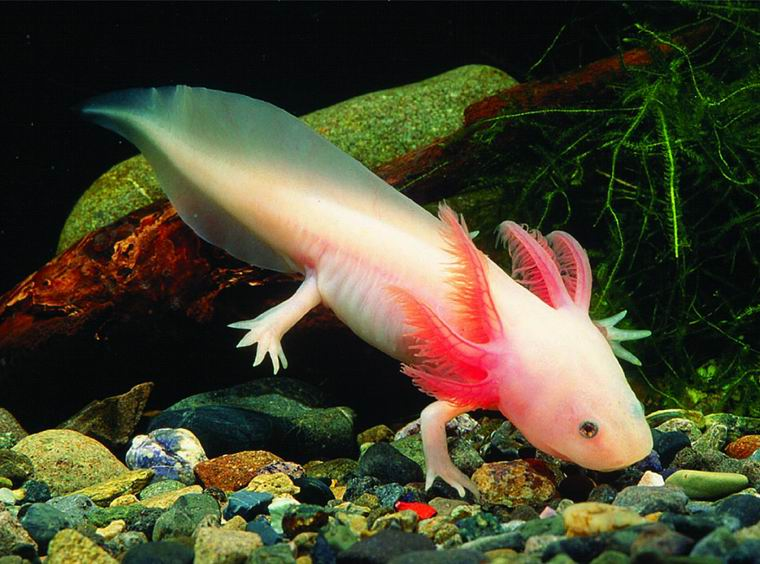
#> input picture Codigo/Resources/Complejas/Axolote.jpeg, 760 x 564 px
$ python Noise.py
#> lines starting #> are read from the running program, lines starting #| are printed output that depends on the picture
from math import sqrt
from turtle import shape
import numpy as np
import os
import cv2

def noise(noise_type:str,image,**kargs):
    list_keys = list(kargs)
    image = np.copy(image)

    if noise_type == "gaussian":
        #
        # https://www.programcreek.com/python/?code=ugent-korea%2Fpytorch-unet-segmentation%2Fpytorch-unet-segmentation-master%2Fsrc%2Fpre_processing.py
        #
        # Obtains the values of the mean and standard deviation
        mean = kargs['mean'] if 'mean' in list_keys else 0; std_deviation = kargs['std_deviation'] if 'std_deviation' in kargs.keys() else 0.1
        print('mean >>',mean,'  std deviation >>',std_deviation)
        # Creates the noise in a random manner according to the normal distribution with the given mean and standard deviation
        gauss = np.random.normal(mean,std_deviation,image.shape)
        # The noise gets added
        noisy_image = image + gauss
        # Rectifies that values an the upper and lower limit do not exceeds 0-255
        noisy_image[noisy_image > 255] = 255; noisy_image[noisy_image < 0] = 0
        return noisy_image.astype(np.uint8)
    elif noise_type == "s&p":
        #
        # https://blog.kyleingraham.com/2017/02/04/salt-pepper-noise-and-median-filters-part-ii-the-code/
        #
        l = 101 if 'l' not in list_keys else kargs['l']
        # Convert the image to 0 to 1 float to avoid wrapping that occurs with uint8
        image.astype(np.float16, copy = False)
        image = np.multiply(image, (1/255))
        # Generate noise to be added to the image
        noise = np.random.randint(l, size=image.shape)
        # Convert high and low bounds of l in noise to salt and pepper noise then add it to
        # our image. 1 is subtracted from l to match bounds behaviour of np.random.randint.
        image = np.where(noise == 0, 0, image)
        image = np.where(noise == (l-1), 1, image)
        # Properly handles the conversion from float16 back to uint8
        image = cv2.convertScaleAbs(image, alpha = (255/1))
        return image
    else: return np.zeros(image.shape)
    """ elif noise_type == "poisson":
        vals = len(np.unique(image))
        vals = 2 ** np.ceil(np.log2(vals))
        noisy = np.random.poisson(image * vals) / float(vals)
        return noisy
    elif noise_type =="speckle":
        row,col,ch = image.shape
        gauss = np.random.randn(row,col,ch)
        gauss = gauss.reshape(row,col,ch)
        noisy = image + image * gauss
        return noisy """

def main():
    image = cv2.imread('Resources/Complejas/Axolote.jpeg',cv2.IMREAD_GRAYSCALE)
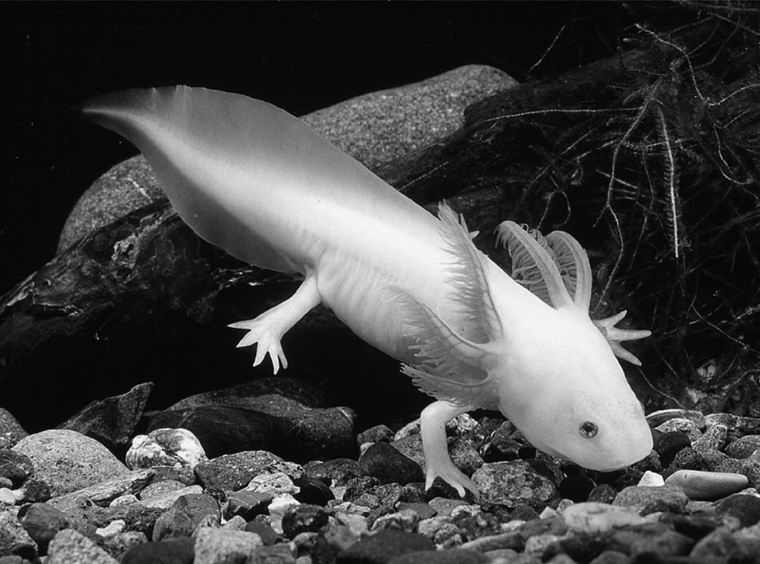
#> image: shape (564, 760); min 0, max 255, mean 68.1
    cv2.imshow('Imagen original',image)
    noisy_image = noise('gaussian',image,mean=0,std_deviation=30)
#> in noise, `noisy_image = image + gauss`:
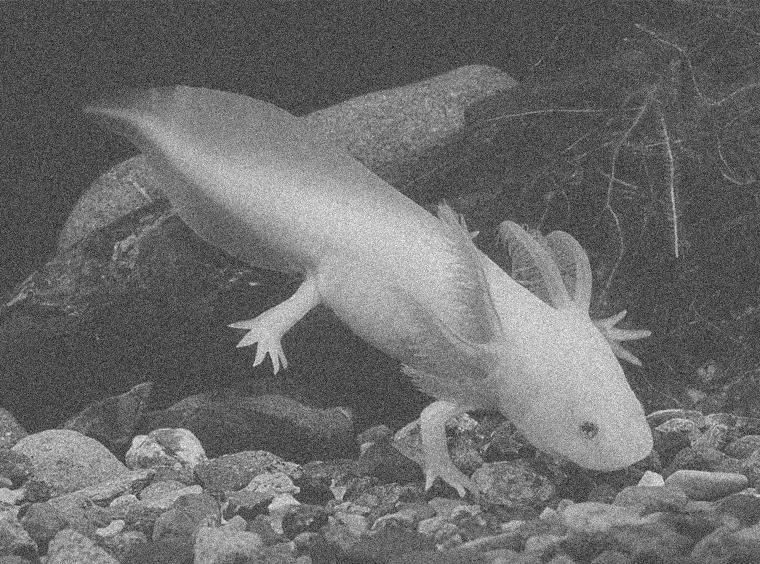
#> noisy_image: shape (564, 760) float64; min -138.6, max 350.1, mean 68.2; drawn with min black and max white
#> in noise, `noisy_image[noisy_image < 0] = 0`:
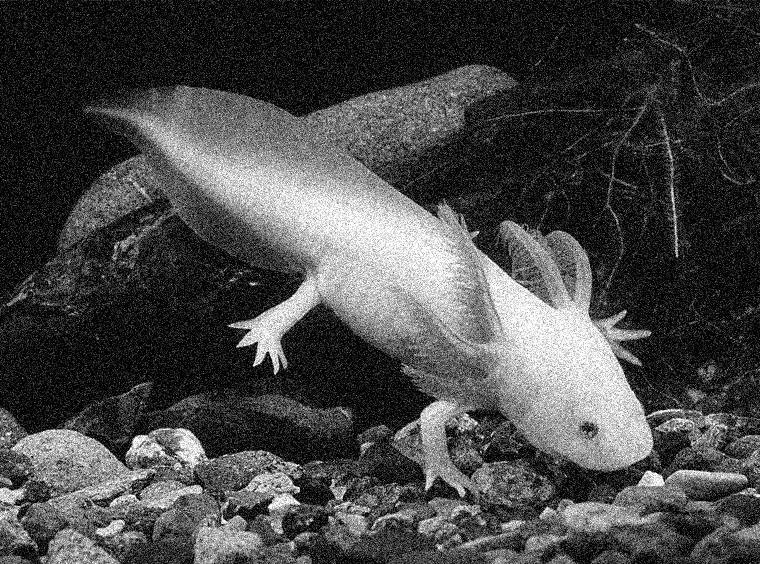
#> noisy_image: shape (564, 760) float64; min 0, max 255, mean 71.4
    cv2.imshow('Imagen con ruido',noisy_image)
    noisy_image_2 = noise('s&p',image)
#> call 2 of noise, with noise_type = 's&p'
#> in noise (call 2), `image = np.where(noise == (l-1), 1, image)`:
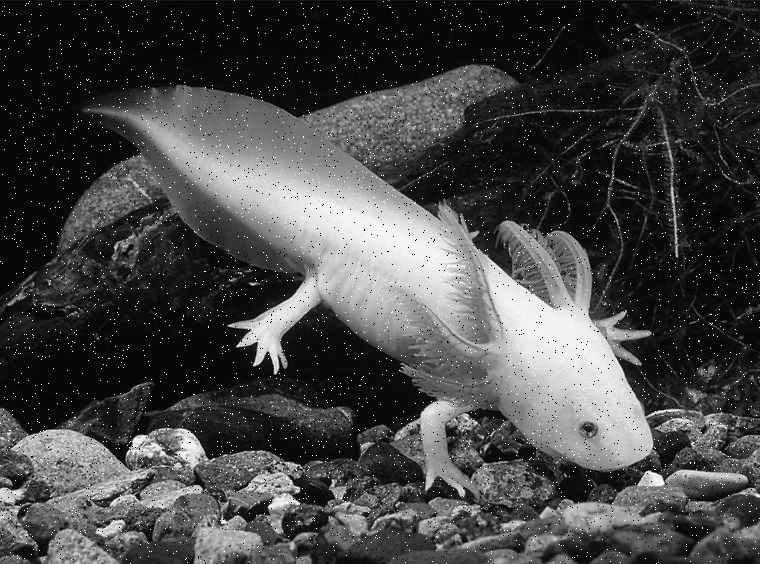
#> image: shape (564, 760) float64; min 0, max 1, mean 0.272
    cv2.imshow('Imagen con sp ruido',noisy_image_2)

    cv2.waitKey(0)
    cv2.destroyAllWindows()

if __name__ == '__main__': main()
